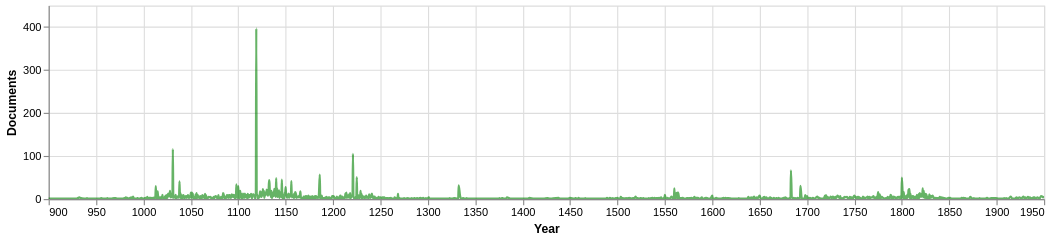

Notebook cell for this chart:
### Code cell
##### alt.data_transformers.enable("vegafusion")

# NOTE: we have to clip because the midpoint aggregation is a huge spike
line_chart = alt.Chart(docs_by_midpoint).mark_line(opacity=0.6, color="green", interpolate="monotone", clip=True).encode(
 x=alt.X('undate_midpoint_year', title="Year", axis=alt.Axis(format="r")).scale(domain=[900, 1950]),
 # y=alt.Y('count', title='Documents (midpoint)').scale(domain=[0, 450]),
 y=alt.Y('count', title='Documents').scale(domain=[0, 450]),

).properties(width=900, height=175)


line_chart

### Figure 1 — Vega-Lite specification as saved in the notebook (floating-point values rounded to 4 significant figures; data arrays with more than 128 entries replaced by an {"elided": "..."} marker saying what was removed)
{"config": {"view": {"continuousWidth": 300, "continuousHeight": 300}}, "data": {"name": "data-889f221606821215eefce46a6051725f"}, "mark": {"type": "line", "clip": true, "color": "green", "interpolate": "monotone", "opacity": 0.6}, "encoding": {"x": {"axis": {"format": "r"}, "field": "undate_midpoint_year", "scale": {"domain": [900, 1950]}, "title": "Year", "type": "quantitative"}, "y": {"field": "count", "scale": {"domain": [0, 450]}, "title": "Documents", "type": "quantitative"}}, "height": 175, "width": 900, "$schema": "https://vega.github.io/schema/vega-lite/v6.1.0.json", "datasets": {"data-889f221606821215eefce46a6051725f": {"elided": "1238 records"}}}
